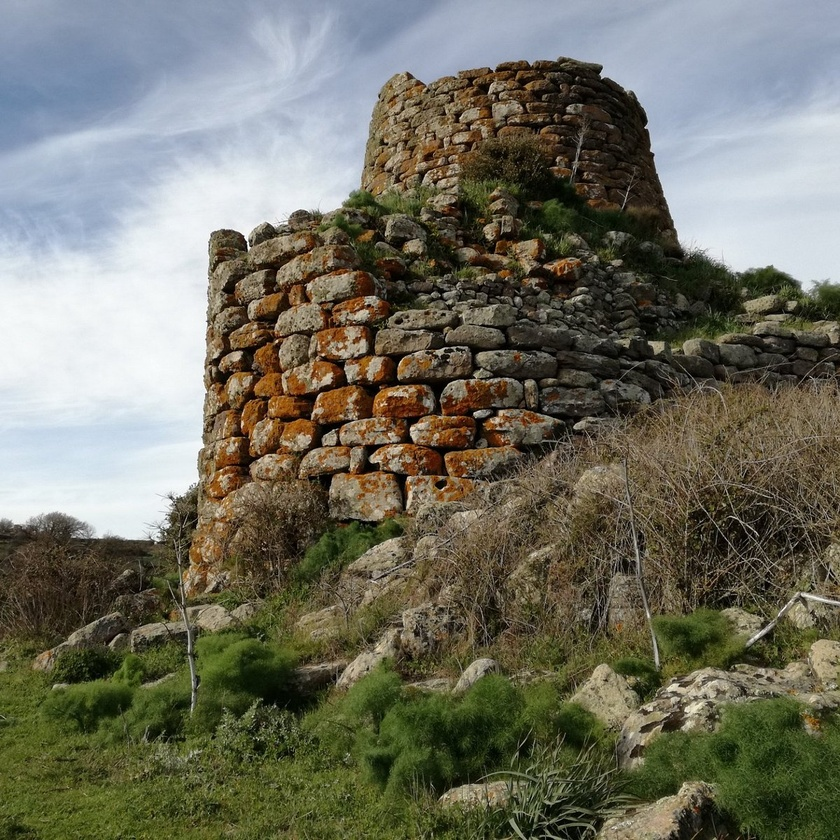
#> input picture uploads/meraviglioso.jpg, 840 x 840 px, shrunk from 1200 x 1200 before the run
$ python -i app1.py   (imports and definitions only)   (older library calls are emulated)
#> lines starting #> are read from the running program, lines starting #| are printed output that depends on the picture
#> further down, picture is the input picture: shape (840, 840, 3); mean B, G, R 97.5, 111.8, 112.3
import streamlit as st
import numpy as np
import cv2
from PIL import Image

# [4 lines not run here, left out]

def analyze_monument(img_cv):
    # Convert to grayscale and HSV
    gray = cv2.cvtColor(img_cv, cv2.COLOR_BGR2GRAY)
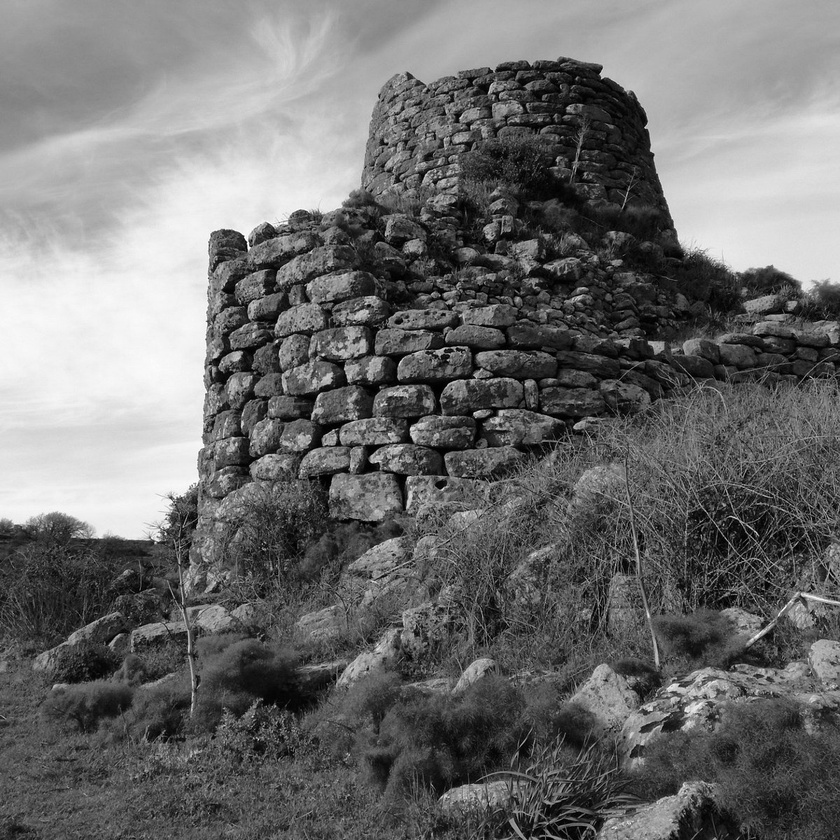
#> gray: shape (840, 840); min 0, max 255, mean 110.3
    hsv = cv2.cvtColor(img_cv, cv2.COLOR_BGR2HSV)
#> hsv: shape (840, 840, 3); mean H, S, V 49.6, 97, 122.1

    # 1. Edge Detection (cracks, sharp structures)
    edges = cv2.Canny(gray, 100, 200)
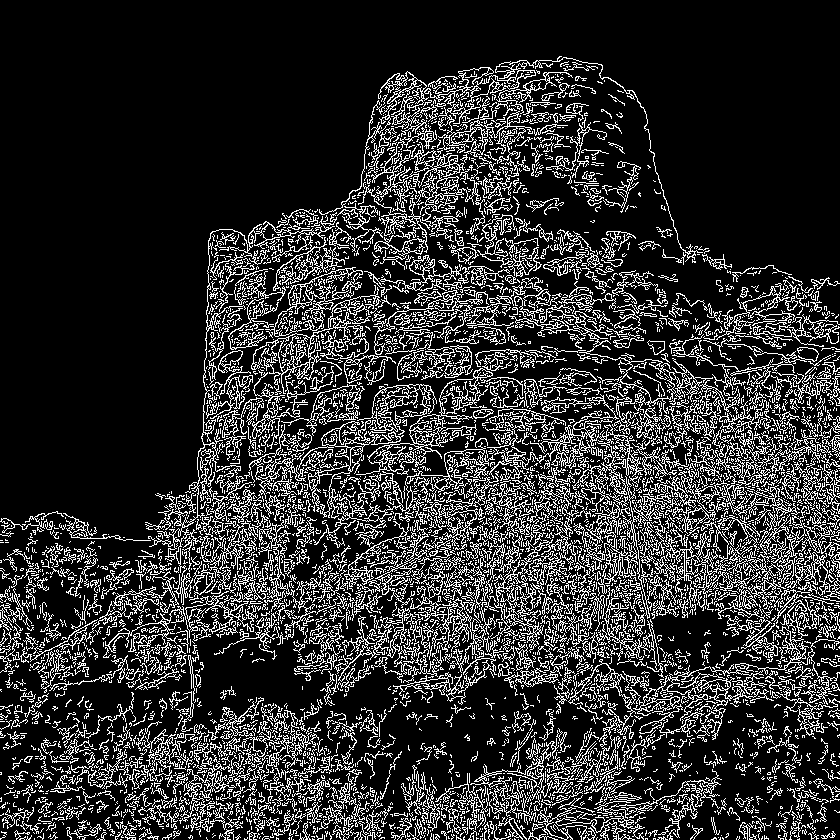
#> edges: shape (840, 840); 18.6% white in thin lines or dots
    edge_density = np.sum(edges > 0) / edges.size
#> edge_density = 0.186

    # 2. Brightness Check
    brightness = np.mean(gray) / 255.0  # 0 to 1 scale
#> brightness = 0.433

    # 3. Texture Analysis using Laplacian variance (blur = less texture)
    laplacian_var = cv2.Laplacian(gray, cv2.CV_64F).var()
#> laplacian_var = 2603.5

    # 4. Color Saturation
    saturation = np.mean(hsv[:, :, 1]) / 255.0
#> saturation = 0.38

    # Heuristic Rule
    if edge_density > 0.07 or brightness < 0.45 or laplacian_var < 100 or saturation < 0.3:
        decision = "Conservation Needed"
    else:
        decision = "No Conservation Needed"

    return decision, {
        "Edge Density": edge_density,
        "Brightness": brightness,
        "Texture (Laplacian Variance)": laplacian_var,
        "Color Saturation": saturation
    }

# [22 lines not run here, left out]

>>> import cv2
>>> picture = cv2.imread('uploads/meraviglioso.jpg')
>>> result = analyze_monument(picture)
